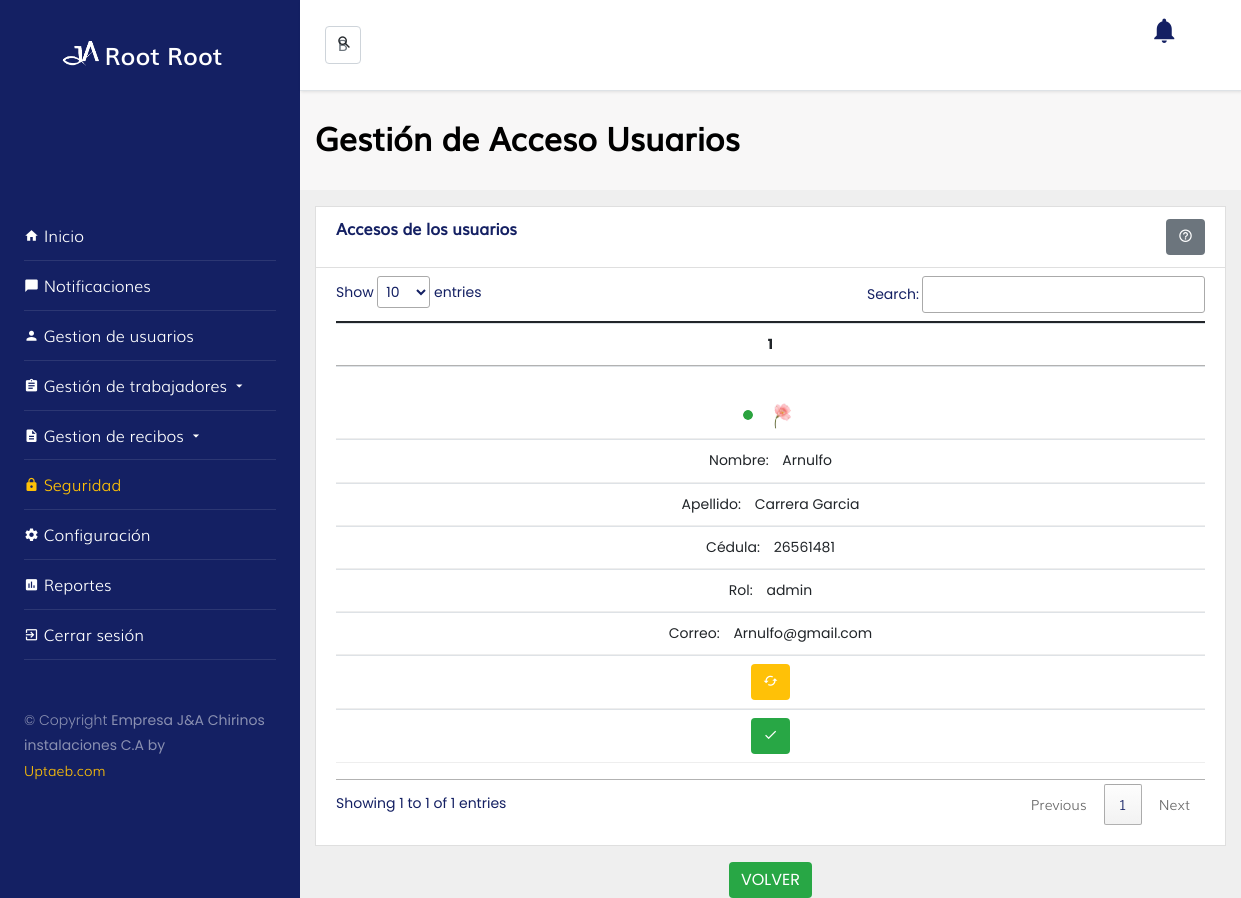
Screenshot of /?url=avanzada&opcion=accesos (signed in) with the database file from the repository.
### tables this page shows
CREATE TABLE `usuarios` (
  `idUsuario` int(11) NOT NULL,
  `foto` varchar(200) NOT NULL,
  `contrasena` varchar(200) NOT NULL,
  `cedula_trabajador` varchar(8) DEFAULT NULL,
  `id_rol` int(11) DEFAULT NULL,
  `status` int(11) DEFAULT NULL,
  `pasoSeguridad` int(1) NOT NULL
);

CREATE TABLE `trabajadores` (
  `id_cargo` int(11) NOT NULL,
  `nombre` varchar(30) DEFAULT NULL,
  `apellido` varchar(30) DEFAULT NULL,
  `cedula` varchar(8) NOT NULL,
  `t_celular` varchar(5) DEFAULT NULL,
  `celular` varchar(10) DEFAULT NULL,
  `fecha_nacimiento` date DEFAULT NULL,
  `fecha_ingreso` date DEFAULT NULL,
  `correo` varchar(50) DEFAULT NULL,
  `estado` int(11) DEFAULT NULL
);

CREATE TABLE `roles` (
  `id_rol` int(11) NOT NULL,
  `nombre_rol` varchar(20) DEFAULT NULL,
  `status_rol` int(11) DEFAULT NULL
);

### content/controllers/avanzadaController.php (called while the page is built, shortened)
<?php
$usuario = new Usuario;
$views = _VIEWS_.$url."/".$url.".php";
if (!empty($_GET['opcion'])) {
	$opcion = $_GET['opcion'];
	switch ($opcion) {
		case 'accesos':
			$consultaUsuarios = $usuario -> consultaUsuariosAccesos();
			$views = _VIEWS_.$url."/"."consultarAccesos.php";
		break;
	}
}
require_once $views;
?>

### index.php (called while the page is built, shortened)
<?php
    $IndexSystem = new frontController($_REQUEST);
?>

### content/models/usuario.php (called while the page is built, shortened)
<?php
  class Usuario extends Conexion {
      public function consultaUsuariosAccesos(){
            $strSql = 'SELECT * FROM usuarios
                          INNER JOIN roles
                                  ON usuarios.id_rol = roles.id_rol
                          INNER JOIN trabajadores
                                  ON usuarios.cedula_trabajador = trabajadores.cedula
                              WHERE usuarios.idUsuario !=1 AND usuarios.status > 0
                            ORDER BY usuarios.status asc';
            try {
              $strExec = Conexion::prepare($strSql);
              $strExec->execute();
              $respuestaArreglo = $strExec->fetchAll(PDO::FETCH_ASSOC);
              return $respuestaArreglo;
            } catch (PDOException $e) {
              $errorReturn += ['info' => "error sql:{$e}"];
              return $errorReturn;
            }
      }
    }
?>

### content/views/avanzada/consultarAccesos.php (the view, shortened to what this page needs)
<!doctype html>
  <html lang="en">
  <head>
  </head>
  <body class="bg-grey">
  <div class="d-flex">
    <div class="w-100">
      <section class="py-3" style="background-color: #F8F7F7;">
          <div class="container">
            <div class="row">
              <div class="col-lg-8 d-flex">
                <h2 class="font-weight-bold w-100 align-self-center" style="width: 100%;">Gestión de Acceso Usuarios</h2>
              </div>
            </div>
          </div>
        </section>
        <section class="bg-grey" >
          <div class="container">
            <div class="row">
              <div class="col-lg-12 my-3">
                <div class="card rounded-0">
                  <div class="card-header bg-light">
                          <div class="row">
                              <div class="col-lg-8">
                                <h6  class="font-weight-bold mb-0">Accesos de los usuarios</h6>
                              </div>
                              <div class="col-lg-4">
                                    <div class="float-right">
                                      <button type="button" class="btn btn-secondary pull-right" data-bs-toggle="modal" data-bs-target="#ayuda" data-whatever="@mdo"><i class="icon-help_outline" style="font-size: 15px"></i></button>
                                    </div>
                              </div>
                          </div>
                  </div>
                  <div class="card-body pt-2">
                      <table class="table table-hover" id="tableID">
                              <thead>
                              </thead>
                              <tbody>
                               <?php $n=1; foreach ($consultaUsuarios as $datos) {
                                    if(empty($datos['foto'])){
                                      $foto = "assets/img/user4.png";
                                    }else{
                                      $foto = $datos["foto"];
                                    }
                                ?>
                                <tr align="center">
                                  <th scope="row"><center><?php echo $n++;?></center></th>
                                  <td><center><?php if($datos["status"] == 1){  ?> <img src="assets/img/enabled.png" style="height: 10px!important;" class="img-fluid avatar rounded-circle"> <?php } ?><img src="<?php echo $foto; ?>"  style="height: 30px!important; margin-left: 10px;" class="img-fluid avatar rounded-circle"></center></td>
                                  <td><?php echo $datos['nombre']; ?></td>
                                  <td><?php echo $datos['apellido']; ?></td>
                                  <td><?php echo $datos['cedula_trabajador']; ?></td>
                                  <td><?php echo $datos['nombre_rol'];?></td>
                                  <td><?php echo $datos['correo'];?></td>
                                  <td>
                                    <?php if($datos['cedula'] !== '0000'){ ?>
                                    <center>
                                    <button type="button" class="btn btn-warning pull-right" data-bs-toggle="modal"  data-bs-target="#modificar-<?php echo $datos['idUsuario'];?>" data-whatever="@mdo" data-toggle="tooltip" data-placement="top" title="modificar Usuario"><i class="icon-cached" style="color: white; font-size: 15px"></i></button>
                                    </center>
                                    <?php } ?>
                                  </td>
                                  </div>
                                  <td>
                                    <?php if($datos['cedula'] !== '0000'){ ?>
                                    <center>
                                      <?php if($datos['status'] == 1){ ?>
                                         <button type="button" onclick="actualizarDesingreso('<?php echo $datos['idUsuario'];?>');" class="btn btn-success pull-right" data-whatever="@mdo" data-toggle="tooltip" data-placement="top" title="eliminar Usuario"><i class="icon-check" style="font-size: 15px"></i></button>
                                      <?php } ?>
                                    </center>
                                    <?php } ?>
                                  </td>
                              <?php } ?>
                  </div>
                </div>
              </div>
            </div>
                  <center>
                      <input type="button" onClick="document.location.href='?url=avanzada'" value="VOLVER" class="btn btn-success darken-3 btn-small">
                    </center>
          </div>
        </div>
</body>
</html>

### assets/css/style.css (style rules this page uses)
:root { --primary: #142063; --secundary: #0a1138; --terc: #1f3ce4; --light: #ffffff; --grey: #efefef; }
html { height: 100%; }
body { min-height: 100%; }
body { overflow: auto!important; font-weight: 300; color: var(--primary); }
.bg-light { background-color: var(--light)!important; }
.btn { border: 0; }
.bg-grey { background-color: var(--grey)!important; }
.avatar { max-width: 35px; }
.font-weight-bold { font-weight: bold; font-family: 'Muli1'; }

### content/views/avanzada/consultarAccesos.php (style rules this page uses)
@media only screen 
    and (max-width: 760px), (min-device-width: 768px) 
    and (max-device-width: 1024px) { table, thead, tbody, th, td, tr { display: block; } }
@media only screen 
    and (max-width: 760px), (min-device-width: 768px) 
    and (max-device-width: 1024px) { tr { margin: 0 0 1rem 0; } }
@media only screen 
    and (max-width: 760px), (min-device-width: 768px) 
    and (max-device-width: 1024px) { tr:nth-child(odd) { background: #ccc; } }
@media only screen 
    and (max-width: 760px), (min-device-width: 768px) 
    and (max-device-width: 1024px) { td { border: none; border-bottom: 1px solid #eee; position: relative; padding-left: 50%; } }
@media only screen 
    and (max-width: 760px), (min-device-width: 768px) 
    and (max-device-width: 1024px) { td:before { position: right; top: 0; left: 6px; width: 45%; padding-right: 10px; white-space: nowrap; } }
@media only screen 
    and (max-width: 760px), (min-device-width: 768px) 
    and (max-device-width: 1024px) { td:nth-of-type(1):before { content: ""; } }
@media only screen 
    and (max-width: 760px), (min-device-width: 768px) 
    and (max-device-width: 1024px) { td:nth-of-type(2):before { content: "Nombre: "; } }
@media only screen 
    and (max-width: 760px), (min-device-width: 768px) 
    and (max-device-width: 1024px) { td:nth-of-type(3):before { content: "Apellido: "; } }
@media only screen 
    and (max-width: 760px), (min-device-width: 768px) 
    and (max-device-width: 1024px) { td:nth-of-type(4):before { content: "Cédula: "; } }
@media only screen 
    and (max-width: 760px), (min-device-width: 768px) 
    and (max-device-width: 1024px) { td:nth-of-type(5):before { content: "Rol: "; } }
@media only screen 
    and (max-width: 760px), (min-device-width: 768px) 
    and (max-device-width: 1024px) { td:nth-of-type(6):before { content: "Correo: "; } }

### rows the page displays
usuarios: status 1 (drawn), foto (picture), cedula_trabajador.nombre "Arnulfo", cedula_trabajador.apellido "Carrera Garcia", cedula_trabajador "26561481", id_rol.nombre_rol "admin", cedula_trabajador.correo "Arnulfo@gmail.com"

### other values shown
$_SESSION['nombre'] "Root"
$_SESSION['apellido'] "Root"
